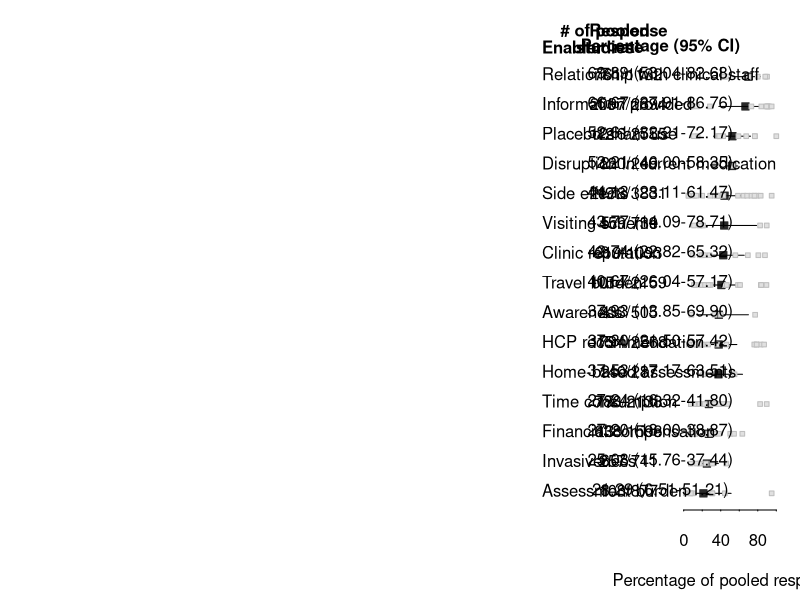
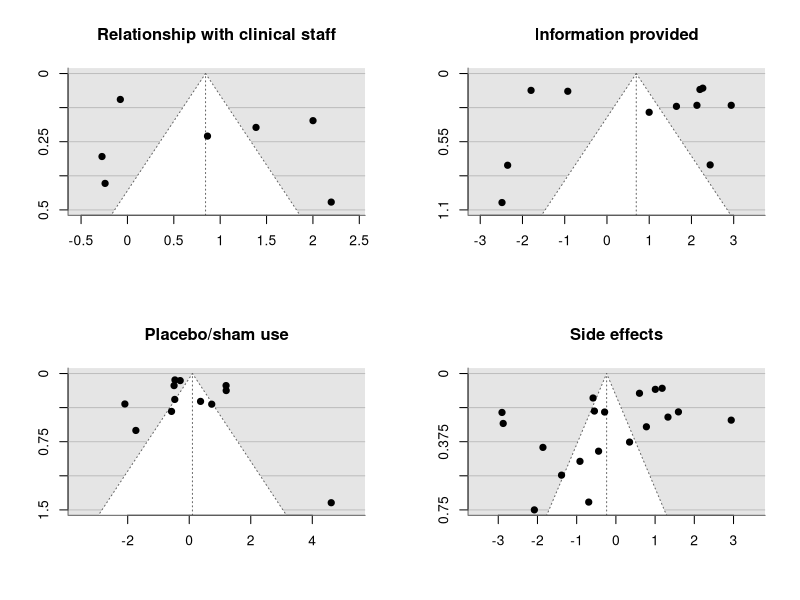

Write R code to recreate these figures, in order.
setwd(dirname(rstudioapi::getActiveDocumentContext()$path))

library(readxl)
library(metafor)
library(tidyverse)
library(dplyr)

dat <- read_excel("../data/meta.xlsx")

fclttrs <- list('Assessment burden', 'Awareness', 'Clinic reputation', 
                'Disruption in current medication', 'Financial compensation',
                'HCP recommendation', 'Home-based assessments', 'Information provided',
                'Invasiveness', 'Placebo/sham use', 'Relationship with clinical staff',
                'Side effects', 'Time consumption', 'Travel burden', 'Visiting scheme')

datalist <- list()

# subset (patient-related, study-related, HCP-related)
for (i in 1:length(fclttrs)){
  datalist[[i]] <- subset(dat, dat$FACILITATOR == fclttrs[[i]])
  datalist[[i]]$mod <- ifelse(datalist[[i]]$DISEASE != 'AD', 0, 1)
}


#### ANALYSIS ####
# make storage
store <- matrix(NA, nrow = length(datalist), ncol = 26)
colnames(store) <- c('enabler', 'k', 'RR', 'TOT', 'PERC', 'LB', 'UB', # fig3
                     
                     'PERC_nAD', 'LB_nAD', 'UB_nAD', 'PERC_AD', 'LB_AD',
                     'UB_AD', 'OR', 'LB_OR', 'UB_OR', 'p_OR',         # table 2
                     
                     'I2', 'Q', 'pQ', 'tau', 'I2_mod', 'Q_mod', 
                     'pQ_mod', 'tau_mod', 'tau_diff')                 # suppl. table 6

# meta analysis (univariate and moderator)
for(i in 1:length(datalist)){
  m <- rma.glmm(xi = N, ni = TOTAL, data = datalist[[i]], measure = 'PLO')
  if(length(datalist[[i]]$mod) > 2){
    mmod <- update(m, mods = mod)
    predicted <- stats::predict(mmod, newdata = data.frame(mods = c(0,1)))
  }
  
  mb <- predict(m, transf = transf.ilogit, digits = 4)
  
  # figure 3
  store[i, 1] <- datalist[[i]]$FACILITATOR[[1]]
  store[i, 2] <- m$k
  store[i, 3] <- sum(datalist[[i]]$N)
  store[i, 4] <- sum(m$ni)
  store[i, 5] <- mb$pred*100
  store[i, 6] <- mb$ci.lb*100
  store[i, 7] <- mb$ci.ub*100
  datalist[[i]]$sep_prop <- (datalist[[i]]$N/datalist[[i]]$TOTAL)*100 # proportions of individual studies
  
  if(length(datalist[[i]]$mod) > 2){
    # table 2
    store[i, 8] <- exp(mmod$beta[1])/(1 + exp(mmod$beta[1]))*100
    store[i, 9] <- plogis(mmod$ci.lb[[1]])*100
    store[i, 10] <- plogis(mmod$ci.ub[[1]])*100
    store[i, 11] <- exp(mmod$beta[1] + mmod$beta[2])/(1 + exp(mmod$beta[1] + mmod$beta[2]))*100
    store[i, 12] <- plogis(predicted$ci.lb[[1]])*100
    store[i, 13] <- plogis(predicted$ci.ub[[1]])*100
    store[i, 14] <- exp(mmod$beta[2])
    store[i, 15] <- exp(mmod$ci.lb[[2]])
    store[i, 16] <- exp(mmod$ci.ub[[2]])
    store[i, 17] <- mmod$pval[2]
    
    # supplementary table 6
    store[i, 18] <- m$I2
    store[i, 19] <- m$QE.LRT
    store[i, 20] <- m$QEp.LRT
    store[i, 21] <- m$tau2
    store[i, 22] <- mmod$I2
    store[i, 23] <- mmod$QE.LRT
    store[i, 24] <- mmod$QEp.LRT
    store[i, 25] <- mmod$tau2
    store[i, 26] <- (mmod$tau2 - m$tau2) / m$tau2 * 100 # percentage reduction in tau^2 after adding moderator
  }
  
}

datalist <- datalist[order(store[, 'PERC'])]
store <- store[order(store[, 'PERC'], decreasing = F), ]


#### FIGURE ####
pdf(file = '/Users/dweemeri/surfdrive - Weemering, D.N. (Daphne)@surfdrive.surf.nl/trial participation/trial-participation/figures/figure4.pdf',
    width = 11.7, height = 7)

par(mar = c(4.5, 34, 3, 1), tck = -0.01, xpd = T)
plot(as.numeric(store[, 'PERC']), 1:nrow(store), pch = 22, cex = 1.1, frame.plot = F, 
     axes = F, ylab = '', xlab = 'Percentage of pooled responses', xlim = c(0, 100), 
     col = 'grey16', bg = 'grey16')
segments(x0 = as.numeric(store[, 'UB']), y0 = 1:nrow(store), 
         x1 = as.numeric(store[, 'LB']), y1 = 1:nrow(store))
axis(1, cex.axis = 1)
for(i in 1:length(datalist)){
  points(datalist[[i]]$sep_prop, rep(i, times = nrow(datalist[[i]])), pch = 22, 
         col = 'grey', bg = 'grey88', cex = 0.7)
}

# estimates
for (i in 1:length(datalist)){
  text(x = -153, y = i+0.1, datalist[[i]]$FACILITATOR[1], cex = 1, adj = c(0,0.5))
  text(x = -85, y = i+0.1, store[i,'k'], cex = 1)
  text(x = -60, y = i+0.1, paste0(store[i, 'RR'], '/', store[i, 'TOT']), cex = 1)
  text(x = -25, y = i+0.1, paste0(format(round(as.numeric(store[i, 'PERC']), 2), nsmall = 2), ' (',
                                  format(round(as.numeric(store[i, 'LB']), 2), nsmall = 2), '-',
                                  format(round(as.numeric(store[i, 'UB']), 2), nsmall = 2), ')'), cex = 1)
  
}

# headers
text(x = -153, y = 16, 'Enabler', cex = 1, adj = c(0,0.5), font = 2)
text(x = -85, y = 16.5, '# of pooled', cex = 1, font = 2)
text(x = -85, y = 16, 'studies', cex = 1, font = 2)
text(x = -60, y = 16.5, 'Response', cex = 1, font = 2)
text(x = -60, y = 16, 'rate', cex = 1, font = 2)
text(x = -25, y = 16, 'Percentage (95% CI)', cex = 1, font = 2)


dev.off()



#### FUNNEL PLOTS ####
pdf(file = "/Users/dweemeri/surfdrive - Weemering, D.N. (Daphne)@surfdrive.surf.nl/trial participation/trial-participation/figures/suppl_fig_1.pdf",
    height = 8, width = 8)

# define titles and y-axis limits for each plot
pi <- list(
  list(title = "Relationship with clinical staff", ylim = c(0.5, 0)),
  list(title = "Information provided", ylim = c(1.1, 0)),
  list(title = "Placebo/sham use", ylim = c(1.5, 0)),
  list(title = "Side effects", ylim = c(0.75, 0))  # No ylim specified for the last plot
)

# create plots for the four highest pooled effect sizes (where k > 2)
par(mfrow = c(2, 2))
Map(function(data, info){
  m <- rma.glmm(xi = N, ni = TOTAL, data = data, measure = 'PLO')
  funnel(m, ylim = info$ylim, xlab = "", ylab = "",
         back = "grey90", hlines = "grey", main = info$title)
}, datalist[c(15, 14, 13, 11)], pi[c(1, 2, 3, 4)])

dev.off()
